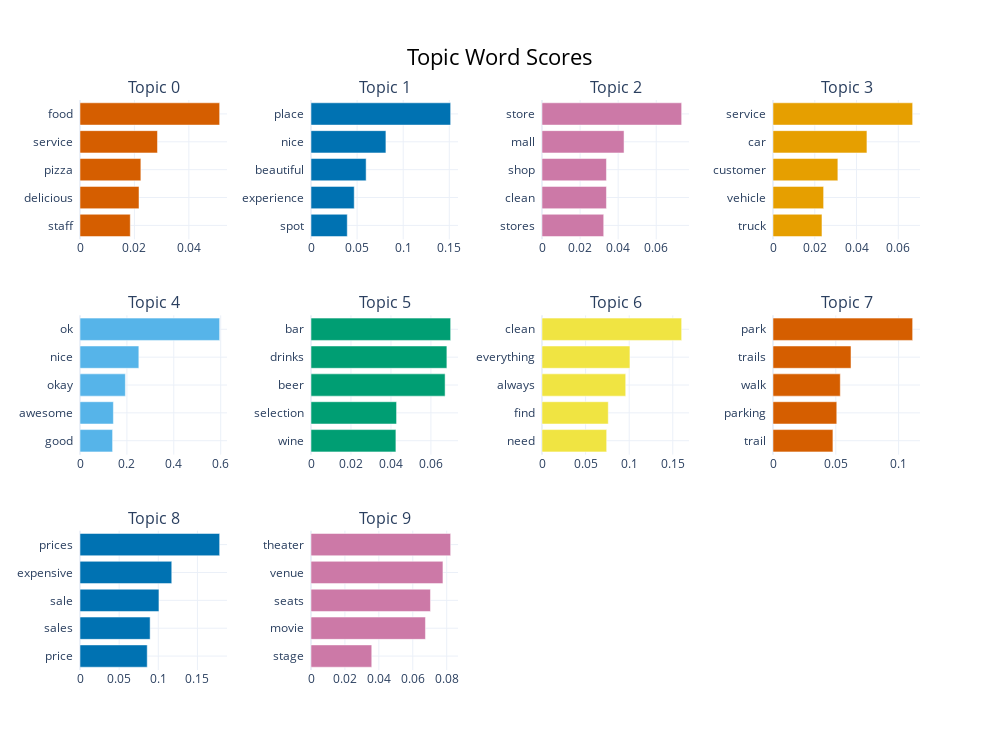

This figure's notebook cell:
### Code cell
topic_model.get_topic_info()

# Visualize top topics
topic_model.visualize_barchart(top_n_topics=10)

### Figure 1 — Plotly figure (JSON) as saved in the notebook; plotly's stock layout.template omitted (floating-point values rounded to 4 significant figures)
{"data": [{"marker": {"color": "#D55E00"}, "orientation": "h", "type": "bar", "x": [0.01848, 0.02168, 0.02236, 0.02847, 0.05131], "xaxis": "x", "y": ["staff  ", "delicious  ", "pizza  ", "service  ", "food  "], "yaxis": "y"}, {"marker": {"color": "#0072B2"}, "orientation": "h", "type": "bar", "x": [0.03934, 0.04688, 0.0598, 0.08125, 0.1515], "xaxis": "x2", "y": ["spot  ", "experience  ", "beautiful  ", "nice  ", "place  "], "yaxis": "y2"}, {"marker": {"color": "#CC79A7"}, "orientation": "h", "type": "bar", "x": [0.03241, 0.03385, 0.03385, 0.04309, 0.07335], "xaxis": "x3", "y": ["stores  ", "clean  ", "shop  ", "mall  ", "store  "], "yaxis": "y3"}, {"marker": {"color": "#E69F00"}, "orientation": "h", "type": "bar", "x": [0.02345, 0.02424, 0.03107, 0.04499, 0.06689], "xaxis": "x4", "y": ["truck  ", "vehicle  ", "customer  ", "car  ", "service  "], "yaxis": "y4"}, {"marker": {"color": "#56B4E9"}, "orientation": "h", "type": "bar", "x": [0.139, 0.1424, 0.1935, 0.2509, 0.5956], "xaxis": "x5", "y": ["good  ", "awesome  ", "okay  ", "nice  ", "ok  "], "yaxis": "y5"}, {"marker": {"color": "#009E73"}, "orientation": "h", "type": "bar", "x": [0.04248, 0.04282, 0.0671, 0.06799, 0.06988], "xaxis": "x6", "y": ["wine  ", "selection  ", "beer  ", "drinks  ", "bar  "], "yaxis": "y6"}, {"marker": {"color": "#F0E442"}, "orientation": "h", "type": "bar", "x": [0.07417, 0.07601, 0.096, 0.1009, 0.1602], "xaxis": "x7", "y": ["need  ", "find  ", "always  ", "everything  ", "clean  "], "yaxis": "y7"}, {"marker": {"color": "#D55E00"}, "orientation": "h", "type": "bar", "x": [0.0477, 0.05078, 0.05357, 0.06211, 0.1112], "xaxis": "x8", "y": ["trail  ", "parking  ", "walk  ", "trails  ", "park  "], "yaxis": "y8"}, {"marker": {"color": "#0072B2"}, "orientation": "h", "type": "bar", "x": [0.08588, 0.08958, 0.1008, 0.1172, 0.1784], "xaxis": "x9", "y": ["price  ", "sales  ", "sale  ", "expensive  ", "prices  "], "yaxis": "y9"}, {"marker": {"color": "#CC79A7"}, "orientation": "h", "type": "bar", "x": [0.03581, 0.06747, 0.07042, 0.07778, 0.08233], "xaxis": "x10", "y": ["stage  ", "movie  ", "seats  ", "venue  ", "theater  "], "yaxis": "y10"}], "layout": {"annotations": [{"font": {"size": 16}, "showarrow": false, "text": "Topic 0", "x": 0.0875, "xanchor": "center", "xref": "paper", "y": 1, "yanchor": "bottom", "yref": "paper"}, {"font": {"size": 16}, "showarrow": false, "text": "Topic 1", "x": 0.3625, "xanchor": "center", "xref": "paper", "y": 1, "yanchor": "bottom", "yref": "paper"}, {"font": {"size": 16}, "showarrow": false, "text": "Topic 2", "x": 0.6375, "xanchor": "center", "xref": "paper", "y": 1, "yanchor": "bottom", "yref": "paper"}, {"font": {"size": 16}, "showarrow": false, "text": "Topic 3", "x": 0.9125, "xanchor": "center", "xref": "paper", "y": 1, "yanchor": "bottom", "yref": "paper"}, {"font": {"size": 16}, "showarrow": false, "text": "Topic 4", "x": 0.0875, "xanchor": "center", "xref": "paper", "y": 0.6222, "yanchor": "bottom", "yref": "paper"}, {"font": {"size": 16}, "showarrow": false, "text": "Topic 5", "x": 0.3625, "xanchor": "center", "xref": "paper", "y": 0.6222, "yanchor": "bottom", "yref": "paper"}, {"font": {"size": 16}, "showarrow": false, "text": "Topic 6", "x": 0.6375, "xanchor": "center", "xref": "paper", "y": 0.6222, "yanchor": "bottom", "yref": "paper"}, {"font": {"size": 16}, "showarrow": false, "text": "Topic 7", "x": 0.9125, "xanchor": "center", "xref": "paper", "y": 0.6222, "yanchor": "bottom", "yref": "paper"}, {"font": {"size": 16}, "showarrow": false, "text": "Topic 8", "x": 0.0875, "xanchor": "center", "xref": "paper", "y": 0.2444, "yanchor": "bottom", "yref": "paper"}, {"font": {"size": 16}, "showarrow": false, "text": "Topic 9", "x": 0.3625, "xanchor": "center", "xref": "paper", "y": 0.2444, "yanchor": "bottom", "yref": "paper"}], "height": 750, "hoverlabel": {"bgcolor": "white", "font": {"family": "Rockwell", "size": 16}}, "showlegend": false, "title": {"font": {"color": "Black", "size": 22}, "text": "Topic Word Scores", "x": 0.5, "xanchor": "center", "yanchor": "top"}, "width": 1000, "xaxis": {"anchor": "y", "autorange": true, "domain": [0, 0.175], "range": [0, 0.05401], "showgrid": true, "type": "linear"}, "xaxis10": {"anchor": "y10", "autorange": true, "domain": [0.275, 0.45], "range": [0, 0.08666], "showgrid": true, "type": "linear"}, "xaxis11": {"anchor": "y11", "domain": [0.55, 0.725], "showgrid": true}, "xaxis12": {"anchor": "y12", "domain": [0.825, 1], "showgrid": true}, "xaxis2": {"anchor": "y2", "autorange": true, "domain": [0.275, 0.45], "range": [0, 0.1594], "showgrid": true, "type": "linear"}, "xaxis3": {"anchor": "y3", "autorange": true, "domain": [0.55, 0.725], "range": [0, 0.07721], "showgrid": true, "type": "linear"}, "xaxis4": {"anchor": "y4", "autorange": true, "domain": [0.825, 1], "range": [0, 0.07041], "showgrid": true, "type": "linear"}, "xaxis5": {"anchor": "y5", "autorange": true, "domain": [0, 0.175], "range": [0, 0.6269], "showgrid": true, "type": "linear"}, "xaxis6": {"anchor": "y6", "autorange": true, "domain": [0.275, 0.45], "range": [0, 0.07355], "showgrid": true, "type": "linear"}, "xaxis7": {"anchor": "y7", "autorange": true, "domain": [0.55, 0.725], "range": [0, 0.1686], "showgrid": true, "type": "linear"}, "xaxis8": {"anchor": "y8", "autorange": true, "domain": [0.825, 1], "range": [0, 0.117], "showgrid": true, "type": "linear"}, "xaxis9": {"anchor": "y9", "autorange": true, "domain": [0, 0.175], "range": [0, 0.1878], "showgrid": true, "type": "linear"}, "yaxis": {"anchor": "x", "autorange": true, "domain": [0.7556, 1], "range": [-0.5, 4.5], "showgrid": true, "type": "category"}, "yaxis10": {"anchor": "x10", "autorange": true, "domain": [0, 0.2444], "range": [-0.5, 4.5], "showgrid": true, "type": "category"}, "yaxis11": {"anchor": "x11", "domain": [0, 0.2444], "showgrid": true}, "yaxis12": {"anchor": "x12", "domain": [0, 0.2444], "showgrid": true}, "yaxis2": {"anchor": "x2", "autorange": true, "domain": [0.7556, 1], "range": [-0.5, 4.5], "showgrid": true, "type": "category"}, "yaxis3": {"anchor": "x3", "autorange": true, "domain": [0.7556, 1], "range": [-0.5, 4.5], "showgrid": true, "type": "category"}, "yaxis4": {"anchor": "x4", "autorange": true, "domain": [0.7556, 1], "range": [-0.5, 4.5], "showgrid": true, "type": "category"}, "yaxis5": {"anchor": "x5", "autorange": true, "domain": [0.3778, 0.6222], "range": [-0.5, 4.5], "showgrid": true, "type": "category"}, "yaxis6": {"anchor": "x6", "autorange": true, "domain": [0.3778, 0.6222], "range": [-0.5, 4.5], "showgrid": true, "type": "category"}, "yaxis7": {"anchor": "x7", "autorange": true, "domain": [0.3778, 0.6222], "range": [-0.5, 4.5], "showgrid": true, "type": "category"}, "yaxis8": {"anchor": "x8", "autorange": true, "domain": [0.3778, 0.6222], "range": [-0.5, 4.5], "showgrid": true, "type": "category"}, "yaxis9": {"anchor": "x9", "autorange": true, "domain": [0, 0.2444], "range": [-0.5, 4.5], "showgrid": true, "type": "category"}}}
